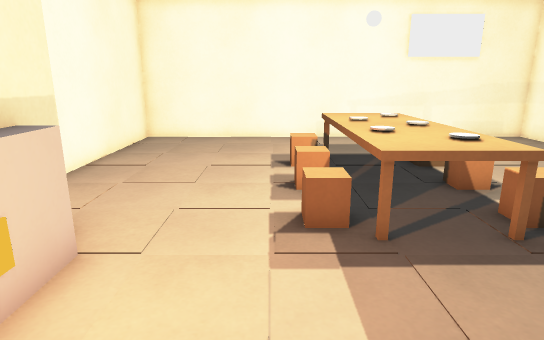
[1] (above)

16 first-person views from a walk through a 3-D level made in the Godot game engine. The camera is 1.3 m above the floor, tilts 14° down and sees 75° across. The floor is counted in squares, 0.5 m on a side. Each view is taken from the middle of a square. On the plan, view 1 faces up. The plan holds only what a view shows up to about 20 squares ahead; the rest is blank.

[2]
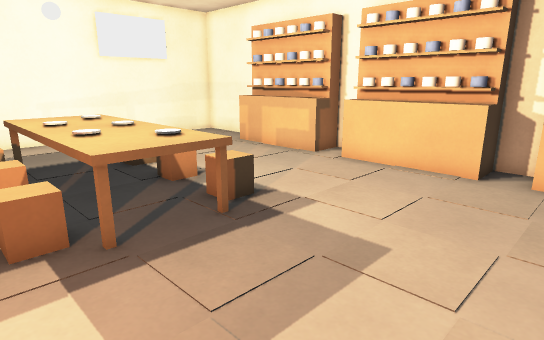

[3]
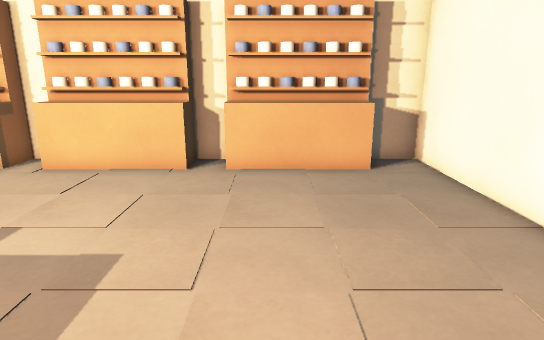

[4]
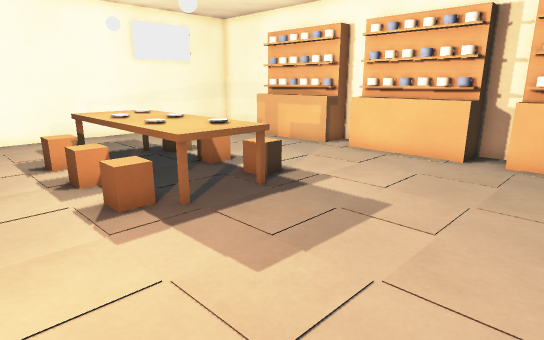

[5]
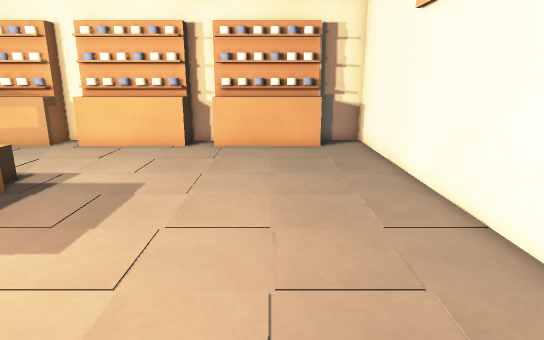

[6]
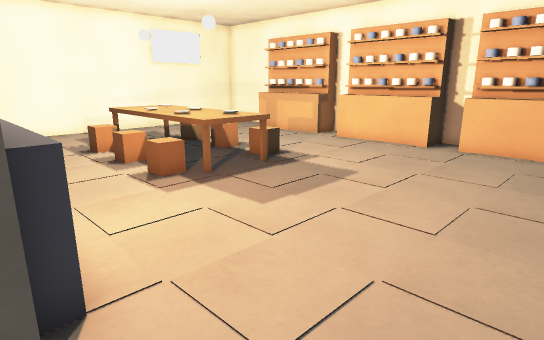

[7]
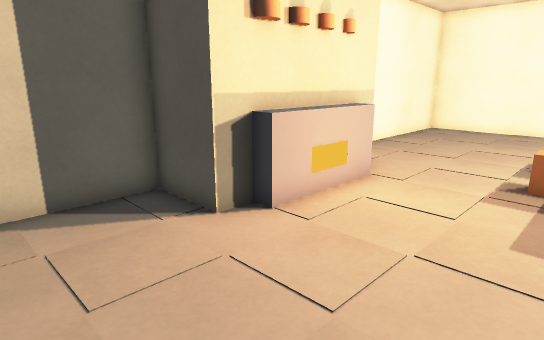

[8]
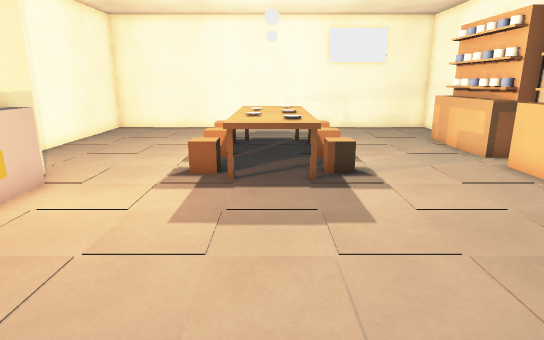

[9]
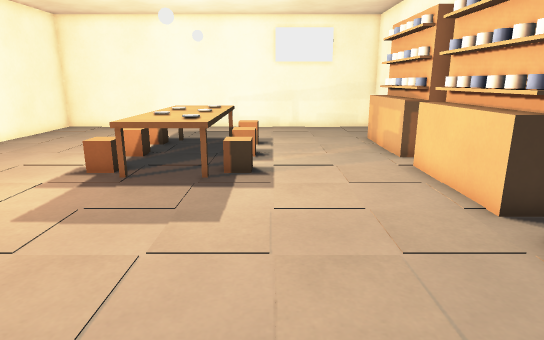

[10]
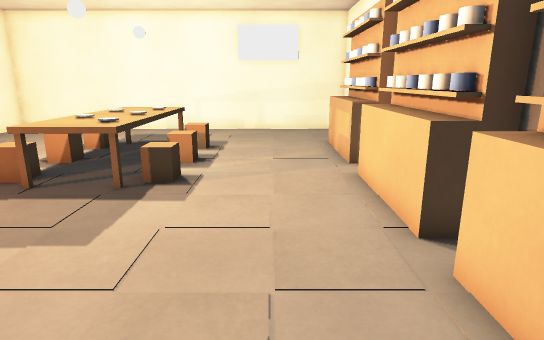

[11]
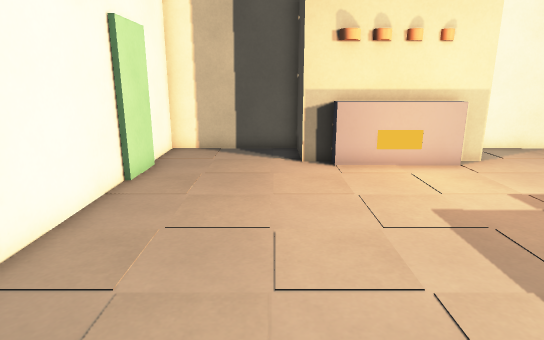

[12]
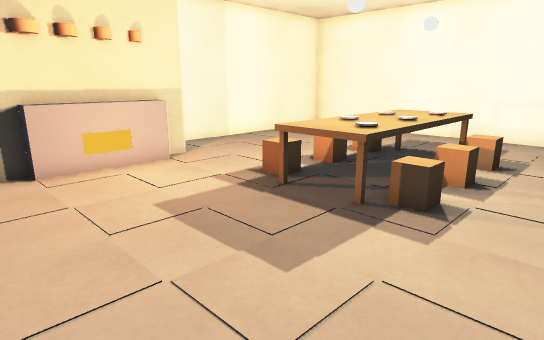

[13]
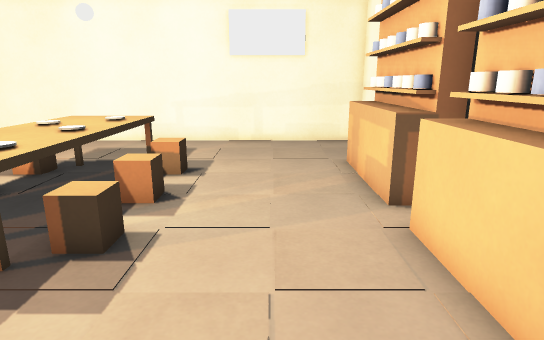

[14]
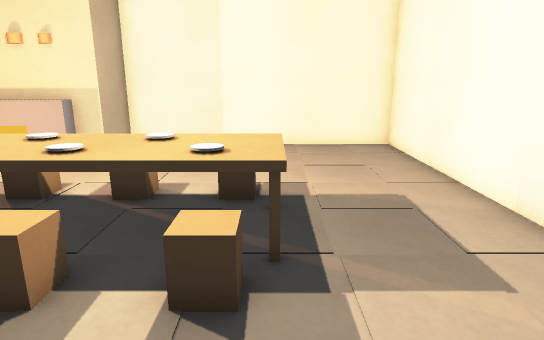

[15]
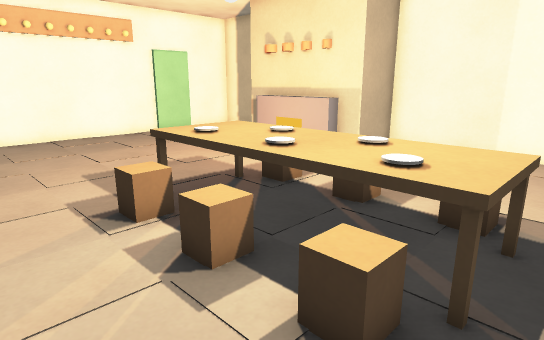

[16]
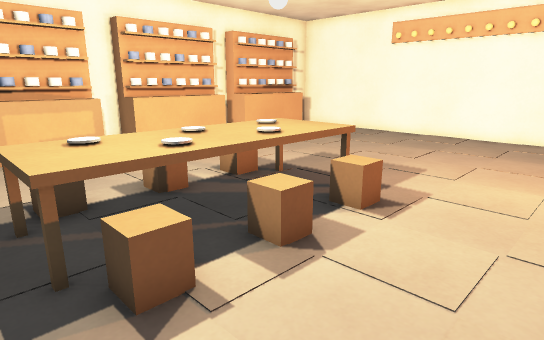

### Floor plan
Key: @ floor where view 1 was taken; # wall or solid block; . floor; B box; O other object.
Columns run from 6 left of view 1 to 12 right of it. Each row starts with its distance up from view 1.
 17 ###################
 16 #.................#
 15 #.................#
 14 #.................#
 13 #................B#
 12 #.......BBB......B#
 11 #......OBBBO.....B#
 10 #.......BBB......B#
  9 #......OBBBO.....B#
  8 #.......BBB......B#
  7 #.......BBB......B#
  6 ##B ....BBB......##
  5   BB....BBB......##
  4   BB.............##
  3   BB.............B#
  2   BB..............#
  1   #B.............B#
  0 ### ..@..........##
 -1 #................##
 -2 #................##
 -3 #................B#
 -4 #.................#
 -5 ###################

Positions as (right, up) in squares from view 1, and headings:
1: (0, 0), facing up
2: (0, 0), facing up-right
3: (0, 0), facing right
4: (-2, -1), facing up-right
5: (-4, -1), facing right
6: (-4, -3), facing up-right
7: (2, -4), facing up-left
8: (3, -4), facing up
9: (6, -4), facing up
10: (8, -3), facing up
11: (8, -1), facing left
12: (8, -1), facing up-left
13: (8, 1), facing up
14: (9, 12), facing left
15: (8, 13), facing down-left
16: (-3, 13), facing down-right
